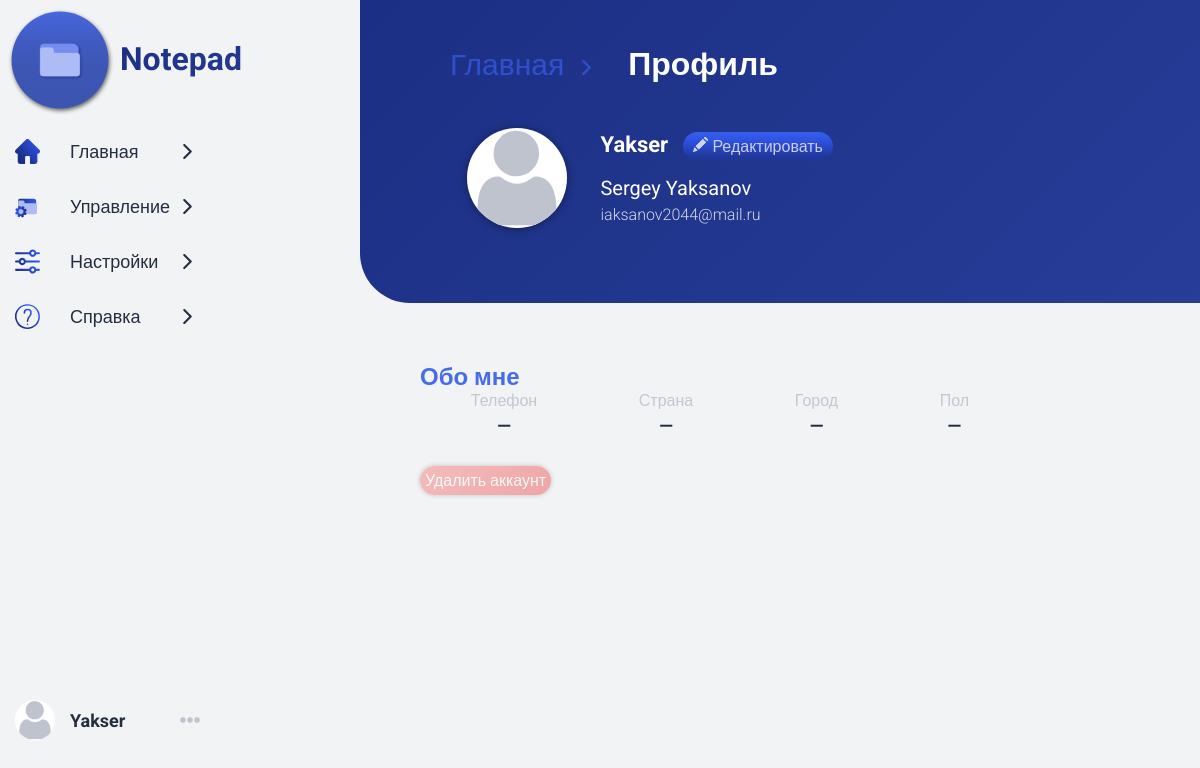
Before: /profile (signed in) with the older database file.
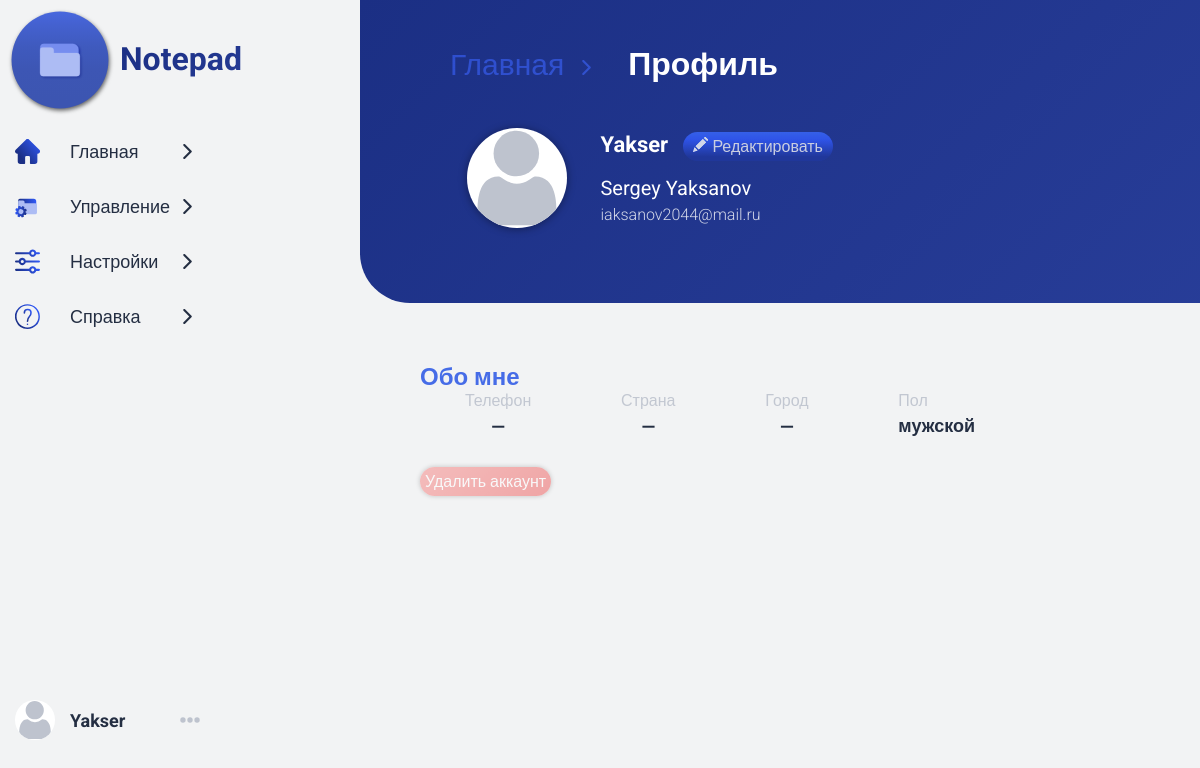
After: the same page with the newer database file.
### data/user.py (models this page shows, shortened)
class User(SqlAlchemyBase, UserMixin, SerializerMixin):
    __tablename__ = 'user'
    id = sqlalchemy.Column(sqlalchemy.Integer,
                           primary_key=True, autoincrement=True)
    login = sqlalchemy.Column(sqlalchemy.String, unique=True, nullable=False)
    password = sqlalchemy.Column(sqlalchemy.String, nullable=False)
    name = sqlalchemy.Column(sqlalchemy.String)
    surname = sqlalchemy.Column(sqlalchemy.String)
    sex = sqlalchemy.Column(sqlalchemy.String)
    country = sqlalchemy.Column(sqlalchemy.String)
    city = sqlalchemy.Column(sqlalchemy.String)
    phone = sqlalchemy.Column(sqlalchemy.String)
    email = sqlalchemy.Column(sqlalchemy.String, unique=True, nullable=False)
    modified_date = sqlalchemy.Column(sqlalchemy.String,
                                      default=current_date)
    folders = orm.relation("Folder", back_populates='user')

### run.py (the view)
@app.route('/profile')
@login_required
def profile():
    info_lst = {'Телефон': current_user.phone,
                'Страна': current_user.country, 'Город': current_user.city, 'Пол': current_user.sex}
    return render_template('profile.html', user=current_user, info_lst=info_lst)

### data/db_session.py (called while the page is built)
def create_session() -> Session:
    global __factory
    return __factory()

### run.py (called while the page is built)
@login_manager.user_loader
def load_user(user_id):
    db_sess = db_session.create_session()
    return db_sess.query(User).get(user_id)

### templates/profile.html
{% extends 'main.html' %}
{% block block %}
    <div class="block">
        <div class="block-header">
            <div class="path-hint">
                <a href="/">Главная</a><img src="../static/img/right-arrow.svg" alt="" class="header-arrow">
            </div>
            <h1>Профиль</h1>
            <div class="block-menu">
                <div class="profile-block">
                    <img src="../static/img/user.svg" alt="" class="avatar">
                    <div class="info">
                        <div class="edit-block">
                            <span class="nickname">{{ user.login }}</span>
                            <a href="{{ url_for('edit_profile') }}" class="edit-profile">
                                <img src="../static/img/pencil.svg" alt="">
                                <span>Редактировать</span>
                            </a>
                        </div>
                        {% if user.name and user.surname %}
                            <span class="username">{{ user.name }} {{ user.surname }}</span>
                        {% endif %}
                        {% if user.email %}
                            <span class="email">{{ user.email }}</span>
                        {% endif %}
                    </div>
                </div>
            </div>
        </div>
        <div class="content">
            <div class="about-me">
                <h2>Обо мне</h2>
                <div class="info-lst">
                    {% for item in info_lst %}
                        <div class="info-item">
                            <span>{{ item }}</span>
                            {% if info_lst[item] %}
                                <span>{{ info_lst[item] }}</span>
                            {% else %}
                                <span>&mdash;</span>
                            {% endif %}
                        </div>
                    {% endfor %}
                </div>
            </div>
            <div class="manage-profile">
                <a href="/delete_profile" class="del-acc-btn">Удалить аккаунт</a>
            </div>
        </div>
    </div>
{% endblock %}

### templates/main.html (shortened to what this page needs)
<!DOCTYPE html>
<html lang=ru>
<head>
    <link rel="stylesheet" href=" {{ url_for('static', filename='css/style.css') }}">
</head>
<body>
<div class="wrapper">
    <header>
        <div class="head">
            <div class="ico"><a href="#"><img src="../static/img/folder.svg" alt=""></a></div>
            <a href="{{ url_for('home') }}" class="text-logo">Notepad</a>
        </div>
        <nav>
            <ul class="menu">
                <li>
                    <a href="/" class="menu-link">
                        <img src="../static/img/home.svg" alt="">
                        <span>Главная</span>
                        <img class="right-arrow" src="../static/img/right-arrow.svg" alt="">
                    </a>
                </li>
                <li>
                    <a href="{{url_for('manage_folders')}}" class="menu-link">
                        <img src="../static/img/manage_folders.svg" alt="">
                        <span>Управление</span>
                        <img class="right-arrow" src="../static/img/right-arrow.svg" alt="">
                    </a>
                </li>
                <li>
                    <a href="{{ url_for('settings') }}" class="menu-link">
                        <img src="../static/img/settings.svg" alt="">
                        <span>Настройки</span>
                        <img class="right-arrow" src="../static/img/right-arrow.svg" alt="">
                    </a>
                </li>
                <li>
                    <a href="{{url_for('about')}}" class="menu-link">
                        <img src="../static/img/about.svg" alt="">
                        <span>Справка</span>
                        <img class="right-arrow" src="../static/img/right-arrow.svg" alt="">
                    </a>
                </li>
            </ul>
            <div class="user-nav">
                <img src="../static/img/user.svg" alt="" class="user-avatar">
                {% if user.login %}
                    <a class="user-name" href="{{ url_for('profile') }}">{{ user.login }}</a>
                {% else %}
                    <a class="login-ref" href="{{ url_for('login_page') }}">Войти</a>
                {% endif %}
                <div class="user-menu">
                </div>
            </div>
        </nav>
    </header>
    {% block block %}
    {% endblock %}
</div>
</body>
</html>

Changed rows visible on the page:
changed User "Yakser": sex empty → "мужской" (drawn)
Other visible differences:
new list line: "Пол"
new list line: "мужской"
list line gone: "Пол —"
